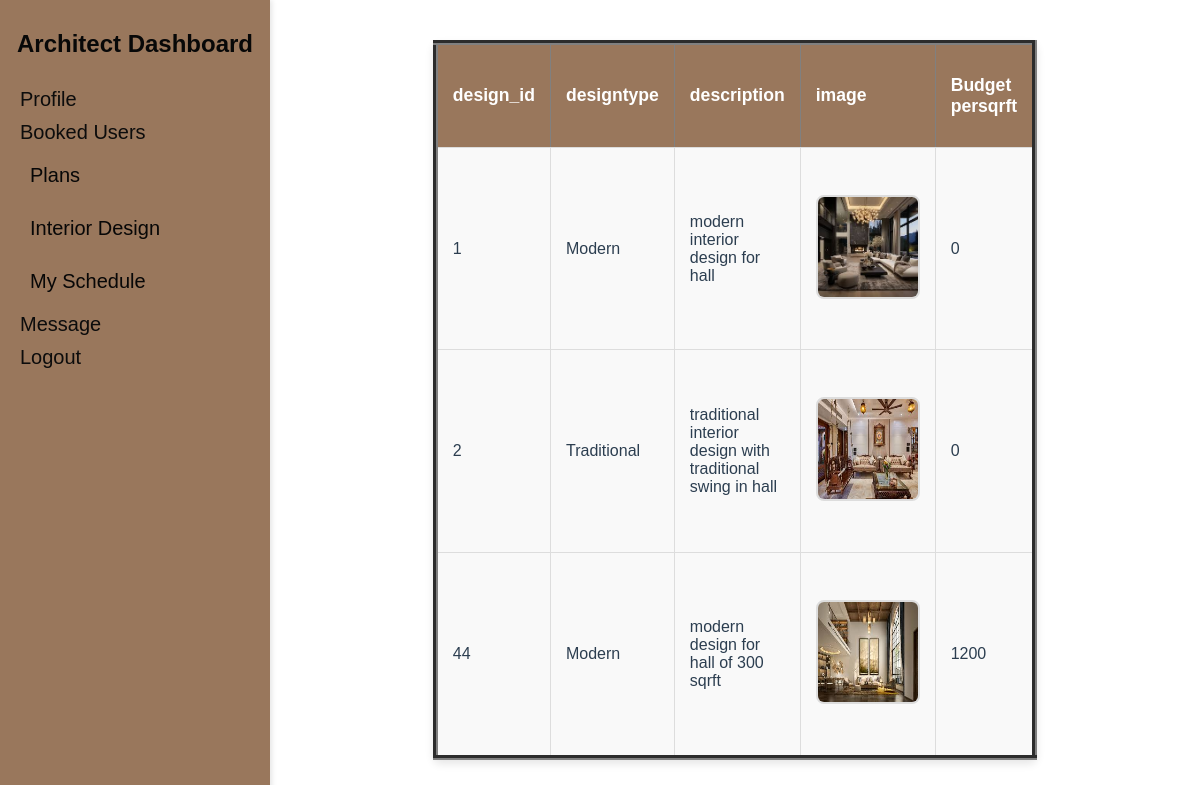
Screenshot of /raising-master_new/viewdesign.php (signed in) with the database file from the repository.
### tables this page shows
CREATE TABLE `design_details` (
  `design_id` int(11) NOT NULL,
  `designtype_id` int(11) NOT NULL,
  `description` varchar(200) NOT NULL,
  `image` varchar(70) NOT NULL,
  `email` varchar(200) NOT NULL,
  `budget` int(11) NOT NULL
);

CREATE TABLE `designtype_details` (
  `designtype_id` int(11) NOT NULL,
  `designtype` varchar(200) NOT NULL
);

### raising-master_new/viewdesign.php (the view, shortened to what this page needs)
<?php
include 'arch-side.php';
include 'connection.php';
?>
<html>
    <head>
    <link rel="stylesheet" type="text/css" href="2.css">
</head>
</html>
<?php
$p=$_SESSION["username"];
$sql = "select d.design_id,t.designtype,d.description,d.image,d.budget,s.name from design_details d inner join designtype_details t on t.designtype_id=d.designtype_id inner join add_architect s on s.email=d.email where s.email='$p'";
$result = mysqli_query($con, $sql);
if ($result->num_rows > 0) {
   echo "<table  border='5' cellspacing='2' cellpadding='5' border='5'>
    <tr>
            <th>design_id</th>
            <th>designtype</th>
            <th>description</th>
            <th>image</th>
            <th>Budget persqrft</th>
       </tr>";
    while ($row = $result->fetch_assoc()) {
        $filename4=$row["image"];
        $f4="designimages/".$filename4;
        echo "<tr>
            <td>{$row['design_id']}</td>
            <td>{$row['designtype']}</td>
            <td>{$row['description']}</td>";?>
             <td><img width=100 height=100 src="<?php echo $f4; ?>"></td>
      <?php
    echo "  <td>{$row['budget']}</td></tr>";
    }
    ?>
<?php
    echo "</table>";
} else {
    echo "0 results";
}
?>

### raising-master_new/admin-dash.css (style rules this page uses)
body { margin: 0; font-family: Arial, sans-serif; color: #2c3e50; }

### raising-master_new/2.css (style rules this page uses)
table { width: 50%; margin: 40px auto; border-collapse: collapse; background-color: #f9f9f9; border-radius: 8px; box-shadow: 0 4px 8px rgba(0, 0, 0, 0.1); }
th { background-color: #99775c; color: white; text-align: left; padding: 12px 15px; font-size: 1.1em; }
td { text-align: left; padding: 12px 15px; border: 1px solid #ddd; font-size: 1em; }
td img { border-radius: 8px; border: 2px solid #ddd; }

### rows the page displays
design_details: design_id "1", designtype.designtype "Modern", description "modern interior design for hall", image (picture), budget "0"
design_details: design_id "2", designtype.designtype "Traditional", description "traditional interior design with traditional swing in hall", image (picture), budget "0"
design_details: design_id "44", designtype.designtype "Modern", description "modern design for hall of 300 sqrft", image (picture), budget "1200"
